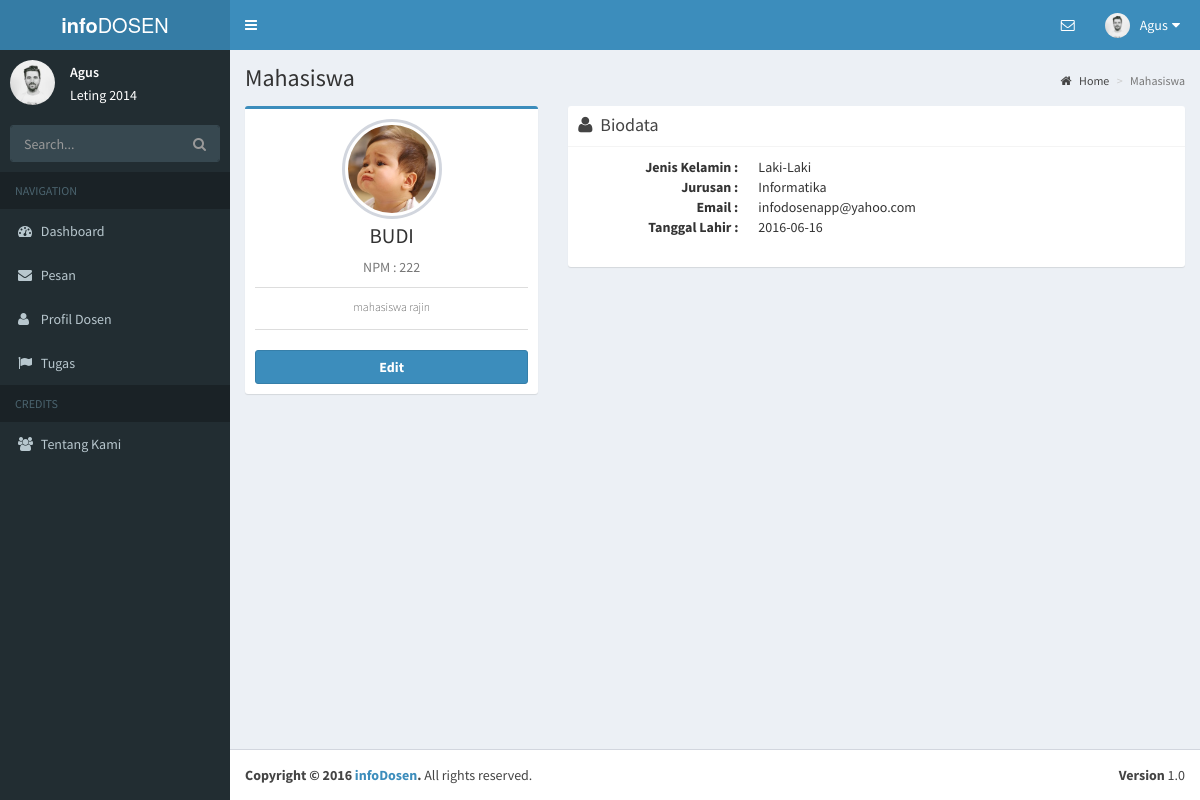
Screenshot of /mahasiswa/profil.php?nim=222 (signed in) with the database file from the repository.
### tables this page shows
CREATE TABLE `mahasiswa` (
  `nim` varchar(20) NOT NULL,
  `password` varchar(30) NOT NULL,
  `nama` varchar(50) NOT NULL,
  `nohp` varchar(255) NOT NULL,
  `jeniskelamin` varchar(255) NOT NULL,
  `jurusan` varchar(255) NOT NULL,
  `email` varchar(255) NOT NULL,
  `tanggallahir` date NOT NULL,
  `foto` varchar(255) NOT NULL,
  `deskripsi` text NOT NULL,
  `statusmhs` varchar(255) NOT NULL
);

### session.php (called while the page is built, shortened)
<?php
if(!isset($_SESSION['user'])||!isset($_SESSION['level'])){
	header('Location: login.php');
}
else{
	$connection = mysql_connect("localhost", "root", "");
	$userCheck = $_SESSION['user'];
	if($_SESSION['level']=="mahasiswa"){
		$ses_sql=mysql_query("select * from mahasiswa where nim='$userCheck'", $connection);
	}
	else if ($_SESSION['level']=="dosen") {
		$ses_sql=mysql_query("select * from dosen where nip='$userCheck'", $connection);
	}
	$userOnSession = mysql_fetch_assoc($ses_sql);
}
?>

### mahasiswa/profil.php (the view, shortened to what this page needs)
<?php
include "../session.php";
$user=$userOnSession;
$profil=array();
if(!isset($_GET['nim'])||empty($_GET['nim'])){
  $profil=$user;
}
else{
  $sqla=mysql_query("select * from mahasiswa where nim='".$_GET['nim']."'");
  if(mysql_num_rows($sqla)>0){
    $profil=mysql_fetch_assoc($sqla);
  }
  else{
    header("Location: index.php");
  }
}
?>
<!DOCTYPE html>
<html>
<head>
  <link rel="stylesheet" href="../bootstrap/css/bootstrap.min.css">
  <link rel="stylesheet" href="../dist/css/font-awesome.min.css">
  <link rel="stylesheet" href="https://cdnjs.cloudflare.com/ajax/libs/ionicons/2.0.1/css/ionicons.min.css">
  <link rel="stylesheet" href="../dist/css/style.css">
  <link rel="stylesheet" href="../dist/css/AdminLTE.min.css">
  <link rel="stylesheet" href="../dist/css/skins/_all-skins.min.css">
  <link rel="stylesheet" href="../plugins/iCheck/flat/blue.css">
  <link rel="stylesheet" href="../plugins/morris/morris.css">
  <link rel="stylesheet" href="../plugins/jvectormap/jquery-jvectormap-1.2.2.css">
  <link rel="stylesheet" href="../plugins/datepicker/datepicker3.css">
  <link rel="stylesheet" href="../plugins/daterangepicker/daterangepicker-bs3.css">
  <link rel="stylesheet" href="../plugins/bootstrap-wysihtml5/bootstrap3-wysihtml5.min.css">
  <link rel="stylesheet" href="../plugins/iCheck/flat/blue.css">
</head>
<body class="hold-transition skin-blue sidebar-mini">
<div class="wrapper">
  <header class="main-header">
    <a href="index.php" class="logo">
      <span class="logo-lg"><b>info</b>DOSEN</span>
    </a>
    <nav class="navbar navbar-static-top">
      <a href="#" class="sidebar-toggle" data-toggle="offcanvas" role="button">
      </a>
      <div class="navbar-custom-menu">
        <ul class="nav navbar-nav">
          <li class="dropdown messages-menu">
            <a href="#" class="dropdown-toggle" data-toggle="dropdown">
              <i class="fa fa-envelope-o"></i>
            </a>
          </li>
          <li class="dropdown user user-menu">
            <a href="#" class="dropdown-toggle" data-toggle="dropdown">
              <img src="../assets/images/<?php echo $user['foto'] ?>" class="user-image" alt="User Image">
              <span class="hidden-xs"><?php echo $user['nama'];?></span>
              <i class="fa fa-sort-down pull-right"></i>
            </a>
          </li>
        </ul>
      </div>
    </nav>
  </header>
  <aside class="main-sidebar">
    <section class="sidebar">
      <div class="user-panel">
        <div class="pull-left image">
          <img src="../assets/images/<?php echo $user['foto'] ?>" class="img-circle" alt="User Image">
        </div>
        <div class="pull-left info">
          <p><?php echo $user['nama'];?></p>
          <?php echo $user['deskripsi'];?>
        </div>
      </div>
      <form action="#" method="get" class="sidebar-form">
        <div class="input-group">
          <input type="text" name="q" class="form-control" placeholder="Search...">
              <span class="input-group-btn">
                <button type="submit" name="search" id="search-btn" class="btn btn-flat"><i class="fa fa-search"></i>
                </button>
              </span>
        </div>
      </form>
      <ul class="sidebar-menu">
        <li class="header">NAVIGATION</li>
        <li class="treeview">
          <a href="index.php">
            <i class="fa fa-dashboard"></i>
            <span>Dashboard</span>
          </a>
        </li>
        <li class="treeview">
          <a href="mailbox.php">
            <i class="fa fa-envelope"></i>
            <span>Pesan</span>
          </a>
        </li>
        <li class="treeview">
          <a href="dosen.php">
            <i class="fa fa-user"></i>
            <span>Profil Dosen</span>
          </a>
        </li>
        <li class="treeview">
          <a href="tugas.php">
            <i class="fa fa-flag"></i>
            <span>Tugas</span>
          </a>
        </li>
        <li class="header">CREDITS</li>
        <li><a href="aboutus.php"><i class="fa fa-users"></i> <span>Tentang Kami</span></a></li>
      </ul>
    </section>
  </aside>
  <div class="content-wrapper">
    <section class="content-header">
      <h1>
        Mahasiswa
      </h1>
      <ol class="breadcrumb">
        <li><a href="#"><i class="fa fa-home"></i> Home</a></li>
        <li class="active">Mahasiswa</li>
      </ol>
    </section>
    <section class="content">
      <div class="row">
        <div class="col-md-4">
          <div class="box box-primary">
            <div class="box-body box-profile">
              <img class="profile-user-img img-responsive img-circle" src="../assets/images/<?php echo $profil['foto'] ?>" alt="User profile picture">
              <h3 class="profile-username text-center"><?php echo $profil['nama'] ?></h3>
              <p class="text-muted text-center">NPM : <?php echo $profil['nim'] ?></p>
              <ul class="list-group list-group-unbordered">
                <li class="list-group-item">
                   <div class="knob-label"> <?php echo $profil['deskripsi'] ?> </div>
                </li>
              </ul>
              <a href="editprofil.php" class="btn btn-primary btn-block"><b>Edit</b></a>
            </div>
          </div>
        </div>
          <div class="col-md-8">
          <div class="box box-solid">
            <div class="box-header with-border">
              <i class="fa fa-user"></i>
              <h3 class="box-title">Biodata</h3>
            </div>
            <div class="box-body">
              <dl class="dl-horizontal">
                <dt>Jenis Kelamin :</dt>
                <dd><?php echo $profil['jeniskelamin'] ?></dd>
                <dt>Jurusan :</dt>
                <dd><?php echo $profil['jurusan'] ?></dd>
                <dt>Email :</dt>
                <dd><?php echo $profil['email'] ?></dd>
                <dt>Tanggal Lahir :</dt>
                <dd><?php echo $profil['tanggallahir'] ?></dd>
              </dl>
            </div>
          </div>
        </div>
      </div>
    </section>
  </div>
  <footer class="main-footer">
    <div class="pull-right hidden-xs">
      <b>Version</b> 1.0
    </div>
    <strong>Copyright &copy; 2016 <a href="#">infoDosen</a>.</strong> All rights reserved.
  </footer>
</div>
</body>
</html>

### rows the page displays
mahasiswa: foto (picture), nama "Agus", deskripsi "Leting 2014"
mahasiswa: foto (picture), nama "BUDI", nim "222", deskripsi "mahasiswa rajin", jeniskelamin "Laki-Laki", jurusan "Informatika", email "infodosenapp@yahoo.com", tanggallahir "2016-06-16"
